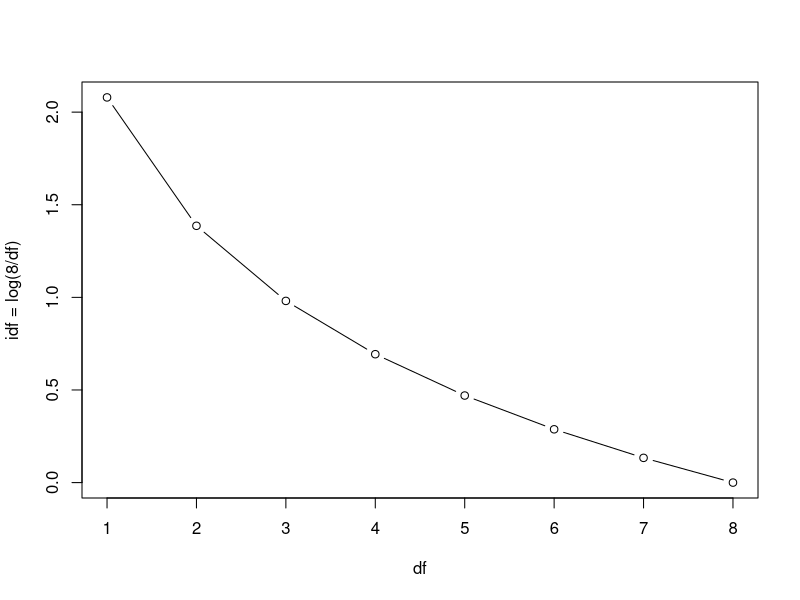

Reproduce this figure in R.
# R | aula01_teoria.R | blocos literais do guia; executar pelo runner.

# Bloco 1
docs <- c(                                                          # vetor de caracteres, com nomes
  d1 = "recuperacao de informacao ordena documentos por relevancia", # 7 palavras
  d2 = "o modelo de espaco vetorial representa documentos como vetores", # 9
  d3 = "bm25 e um modelo probabilistico de ranqueamento de texto",   # 9
  d4 = "aprendizado estatistico fundamenta a recuperacao moderna",   # 6
  d5 = "o indice invertido acelera a busca em muitos documentos",    # 9
  d6 = "embeddings capturam a semantica de palavras e documentos",   # 8
  d7 = "a avaliacao mede a relevancia dos resultados da busca",      # 9
  d8 = "ciencia de dados combina estatistica e programacao"          # 7
)                                                                   # fecha o c(...)

# Bloco 2
tokenizar <- function(texto) {                    # (já carregada pelo motor01.R)
  t <- unlist(strsplit(tolower(texto), "\\s+"))   # minúsculas; quebra em um ou mais espaços
  t[nzchar(t)]                                    # tira o "" que sobra de espaço na ponta
}

# Bloco 3
tokens <- lapply(docs, tokenizar)   # aplica a cada documento -> lista de 8 vetores
tokens[["d1"]]                      # os termos de d1

# Bloco 4
vocab <- sort(unique(unlist(tokens)))   # junta tudo, tira repetidos, ordena
length(vocab)                           # quantos termos distintos

# Bloco 5
freq <- table(unlist(tokens))          # conta quantas vezes cada termo aparece no corpus todo
sort(freq, decreasing = TRUE)[1:6]     # do mais frequente ao menos; só os 6 primeiros

# Bloco 6
docs9 <- c(docs, d9 = "porto de santos")                     # uma cópia com um 9º documento
length(sort(unique(unlist(lapply(docs9, tokenizar)))))       # o vocabulário cresce quanto?

# Bloco 7
tdm <- sapply(tokens, function(tk) {              # para cada documento (tk = seus tokens)...
  as.integer(table(factor(tk, levels = vocab)))   # ...conta cada termo do vocab neste doc
})                                                # sapply empilha os 8 vetores em colunas
rownames(tdm) <- vocab                            # dá nome às linhas: os termos

# Bloco 8
busca_booleana <- function(termo, tdm) {                # recebe um termo e a matriz
  termo <- tolower(termo)                               # mesma normalização da tokenização
  if (!termo %in% rownames(tdm)) return(character(0))   # termo inexistente: devolve vazio
  colnames(tdm)[tdm[termo, ] > 0]                       # nomes das colunas com contagem > 0
}                                                       # fim da função

# Bloco 9
df <- 1:8                                    # em quantos docs o termo aparece: 1 a 8
plot(df, log(8 / df), type = "b",            # o idf de cada caso, pontos ligados por linha
     xlab = "df", ylab = "idf = log(8/df)")  # nomes dos eixos

# Bloco 10
N   <- ncol(tdm)             # 8 documentos
df  <- rowSums(tdm > 0)      # em quantos docs cada termo aparece (TRUE conta como 1)
idf <- log(N / df)           # um idf por termo: vetor de 45
tfidf <- tdm * idf           # cada linha da matriz vezes o seu idf

# Bloco 11
grep("recupera", docs)             # acha "recuperacao": casa PEDACO -> [1] 1 4
busca_booleana("recupera", tdm)    # o TERMO "recupera" nao existe -> character(0)
